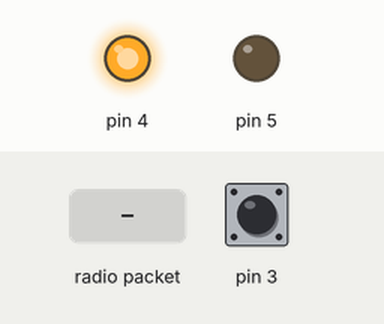
This sketch was run on a simulated Arduino Uno, built with avr-gcc and run on an emulated ATmega328P. On the bench: output pins drawn as LEDs (lit = HIGH). The test bench sets the inputs (shaded band); at power-on: pin 3 HIGH. No radio packets arrive unless stated; what the sketch prints to the serial monitor is not drawn.

Above: at 1.2 s.
1.3 s: radio packet "CV" arrives
2.8 s: radio packet "OV" arrives
4.3 s: radio packet "CAS" arrives
Timing chart, 0 to 7.3 s (numbered marks = the images above; inputs shaded):
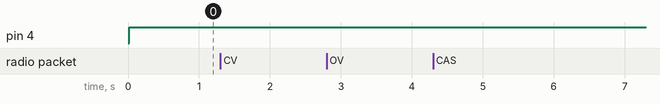

The sketch:

LoRa_Shield_Sketch_For_MQTT_test.ino
```cpp
//Created by: Mogamat Nur Ally
//Date: 13/02/2021
//This sketch is intended for use in the Water Management Project

//Libraries needed for MQTT communication between node and modem (LG02)
#include <SPI.h>
#include <LoRa.h>

//Amount of free water required by the Western Cape Government to be provided to each household
const int freeWater = 5, nodeNum = 4567;
//variables representing the state of the node
bool paid = false, on = true;
//amount of water used
float litres = 0;
//String variables used in communication and logging
char tem_1[8] = {"\0"}, nodeStatus[8] = {"\0"}, cmd[8] = {"\0"}, cmdNode[8]={"\0"}, cmdString[8]={"\0"}, nodeName[8] = {"\0"}, accStatus[8] = {"\0"};
char *node_id = "<4567>";  //From LG01 via web Local Channel settings on MQTT.Please refer <> dataformat in here.
uint8_t datasend[72]; //Data packet sent to LG02
unsigned int count = 1, usage = 0; //counters for message logging and water used
unsigned long new_time, old_time = 0; //timer variables determining
int lastButtonState = 1; //integers for testing equality and changes in the input to the node

void setup()
{
  Serial.begin(9600);
  //configure pin 2 as an input and enable the internal pull-up resistor
  pinMode(3, INPUT_PULLUP);
  //configure pin 4 as an output node
  pinMode(4, OUTPUT);
  pinMode(5, OUTPUT);
  while (!Serial);
  Serial.println(F("Start MQTT Example"));
  if (!LoRa.begin(868100000))   //868000000 is frequency
  {
    Serial.println("Starting LoRa failed!");
    while (1);
  }
  // Setup Spreading Factor (6 ~ 12)
  LoRa.setSpreadingFactor(7);

  // Setup BandWidth, option: 7800,10400,15600,20800,31250,41700,62500,125000,250000,500000
  //Lower BandWidth for longer distance.
  LoRa.setSignalBandwidth(125000);

  // Setup Coding Rate:5(4/5),6(4/6),7(4/7),8(4/8)
  LoRa.setCodingRate4(5);
  LoRa.setSyncWord(0x34);
  Serial.println("LoRa init succeeded.");

  LoRa.onReceive(onReceive);
  LoRa.receive();


}

void dhtTem()
{
  //this function creates the log outputted to the node console
  litres = float(usage) * 0.5;
  Serial.println(F("flat number:"));
  Serial.print(float(nodeNum));
  Serial.print("has so far used:");
  Serial.print("[");
  Serial.print(litres);
  Serial.print("litres");
  Serial.print("]");
  Serial.print(" The water supply is:[");
  if (on) {
    Serial.print("ON");
  } else {
    Serial.print("OFF");
  }
  Serial.print("]");
  Serial.println("");
}

void dhtWrite()
{
  //this function creates the formatted data packet to be sent to the LG02
  char data[100] = "\0";
  for (int i = 0; i < 50; i++)
  {
    data[i] = node_id[i];
  }
  if (on) {
    dtostrf(1, 0, 1, nodeStatus);
  } else {
    dtostrf(0, 0, 1, nodeStatus);
  }

  dtostrf(litres, 0, 1, tem_1);


  if (paid) {
    dtostrf(1, 0, 1, accStatus);
  } else {
    dtostrf(0, 0, 1, accStatus);
  }

  // Serial.println(tem_1);
    // Serial.println(tem_1);
  strcat(data, "field1=");
  strcat(data, tem_1);
  strcat(data, "&field2=");
  strcat(data, nodeStatus);
  strcat(data, "&field3=");
  strcat(data, accStatus);
  strcpy((char *)datasend, data);

  //Serial.println((char *)datasend);
  //Serial.println(sizeof datasend);

}

void SendData()
{
  //This function sends the data paccket
  LoRa.beginPacket();
  LoRa.print((char *)datasend);
  LoRa.endPacket();
  Serial.println("Packet Sent");
}
void ControlValve ()
{
  //This function controls the state of the LED (valve)
  if (paid == false && litres > freeWater)
  {
    //close valve
    digitalWrite(4, LOW);
    digitalWrite(5, HIGH);
    on = false;
  } else if(on == true){
    //open valve
    digitalWrite(4, HIGH);
    digitalWrite(5, LOW);
  }else if (on == false){
    digitalWrite(4, LOW);
    digitalWrite(5, HIGH);
    }
}

void ReadUsage () {
  //read the pushbutton value into a variable
  int sensorVal = digitalRead(3);
  //print out the value of the pushbutton
  //Serial.println(sensorVal);
  // Keep in mind the pull-up means the pushbutton's logic is inverted. It goes
  // HIGH when it's open, and LOW when it's pressed.

  //check if the state of the input has changed
  if (sensorVal != lastButtonState) {
    if (sensorVal == HIGH) {
      // if the current state is LOW then the button went from on to off and increment the counter:
      usage++;
    }
  }
  lastButtonState = sensorVal;
}

void Update() {
  //send and recieve updates to and from the LG02 every minute
  new_time = millis();
  if (new_time - old_time >= 6000 || old_time == 0)
  {
    old_time = new_time;
    Serial.print("###########    ");
    Serial.print("UPLOAD COUNT=");
    Serial.print(count);
    Serial.println("    ###########");
    count++;
    dhtTem();
    dhtWrite();
    SendData();
    LoRa.receive();
  }
}

void loop()
{
  ControlValve();
  ReadUsage();
  Update();
}

void onReceive(int packetSize) {
  memset(cmd, 0, sizeof(cmdNode));
  memset(cmd, 0, sizeof(cmdString));
  memset(cmd, 0, sizeof(cmd));
  // received a packet
  Serial.print("Received packet : ");

  // read packet
  for (int i = 0; i < packetSize; i++) {
    //Serial.print((char)LoRa.read());
    //store command in variable
    cmd[i] = (char)LoRa.read();
  }
  Serial.print(cmd);
  Serial.print("\n\r");

  for (int j = 0; j < sizeof(cmd); j++) {
    if (j < 4) {
      cmdNode[j]=cmd[j];
    } else if (j > 4) {
      cmdString[j-5] = cmd[j];
    }
  }
  if (atoi(cmdNode) == nodeNum) {
    if (strcmp(cmdString,"CV")==0) {
      on = false;
    } else if (strcmp(cmdString,"OV")==0) {
      on = true;
    } else if (strcmp(cmdString,"CAS")==0) {
      paid = !paid;
    }
  }
}
```

Measured:
- after the input at 1.3 s, every drawn part: stays the same
- after the input at 2.8 s, every drawn part: stays the same
- after the input at 4.3 s, every drawn part: stays the same
